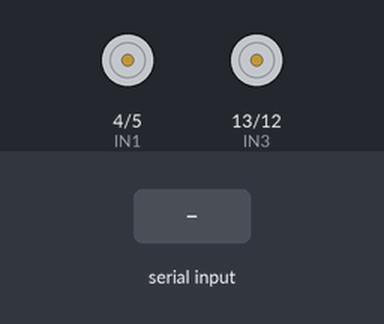
A sketch run on a simulated Arduino Uno, built with avr-gcc and run on an emulated ATmega328P. Shown: motor-driver pin pairs drawn as motors (green arrow = first pin HIGH = forward, orange = second pin HIGH = backward, longer = more drive, scaled by the enable pin). The test bench sets the inputs (shaded band).

Above: at 1.2 s.
1.3 s: "200\n" received over Serial
At 1.55 s:
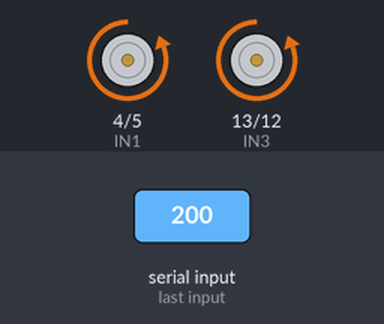
At 2.4 s:
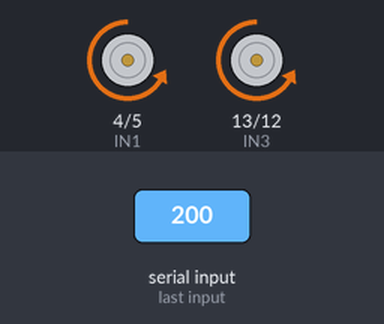
3.3 s: "STOP\n" received over Serial
At 5.5 s:
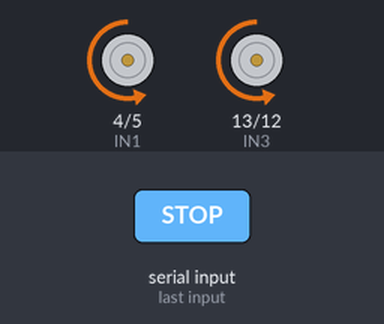
Timing chart, 0 to 7.7 s (numbered marks = the images above; inputs shaded):
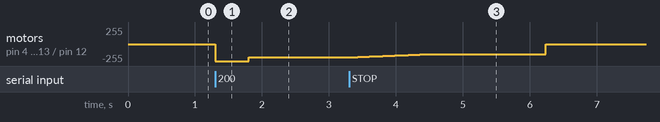

Measured:
- after the input at 1.3 s, motor on pin 4 (IN1) / pin 5 (IN2), motor on pin 13 (IN3) / pin 12 (IN4): stopped → backward 255/255 at once, → backward 200/255 0.50 s later
- after the input at 3.3 s, motor on pin 4 (IN1) / pin 5 (IN2), motor on pin 13 (IN3) / pin 12 (IN4): moves from backward 200/255 to stopped over 2.9 s, starting at once

The sketch:

02_arduino_vehicle_final.ino
```cpp
const int ENA = 3;
const int IN1 = 4;
const int IN2 = 5;
const int IN3 = 13;
const int IN4 = 12;
const int ENB = 11;

String rxBuffer = "";

int targetSpeed = 0;     // Python sends target PWM: 100~255, or STOP
float currentSpeed = 0;  // Actual applied speed

unsigned long lastUpdateMs = 0;
unsigned long boostStartMs = 0;

const float DECEL_RATE = 40.0;   // PWM per second
const int MIN_DRIVE_PWM = 150;
const int START_BOOST_PWM = 255;
const unsigned long START_BOOST_MS = 500;

bool startBoostActive = false;

void setup() {
  pinMode(ENA, OUTPUT);
  pinMode(IN1, OUTPUT);
  pinMode(IN2, OUTPUT);
  pinMode(IN3, OUTPUT);
  pinMode(IN4, OUTPUT);
  pinMode(ENB, OUTPUT);

  Serial.begin(9600);
  stopCar();
  lastUpdateMs = millis();
}

void loop() {
  readSerialInput();
  updateSpeed();
  applyMotor();
}

void readSerialInput() {
  while (Serial.available() > 0) {
    char c = Serial.read();

    if (c == '\n' || c == '\r') {
      if (rxBuffer.length() > 0) {
        rxBuffer.trim();

        if (rxBuffer.equalsIgnoreCase("STOP")) {
          setTargetSpeed(0);
        } else {
          int value = rxBuffer.toInt();

          if (value >= 100 && value <= 255) {
            setTargetSpeed(value);
          }
        }

        rxBuffer = "";
      }
    } else {
      rxBuffer += c;
    }
  }
}

void setTargetSpeed(int value) {
  bool startingFromStop = (targetSpeed == 0 && currentSpeed <= 0 && value > 0);

  targetSpeed = value;

  if (startingFromStop) {
    startBoostActive = true;
    boostStartMs = millis();
  }

  if (targetSpeed == 0) {
    startBoostActive = false;
  }
}

void updateSpeed() {
  unsigned long now = millis();
  float dt = (now - lastUpdateMs) / 1000.0;
  if (dt <= 0) return;
  lastUpdateMs = now;

  if (targetSpeed > currentSpeed) {
    currentSpeed = targetSpeed;
  } else if (targetSpeed < currentSpeed) {
    currentSpeed -= DECEL_RATE * dt;

    if (currentSpeed < targetSpeed) {
      currentSpeed = targetSpeed;
    }
  }

  if (currentSpeed < 100 && targetSpeed == 0) {
    currentSpeed = 0;
  }
}

void applyMotor() {
  int pwm = (int)currentSpeed;

  if (pwm <= 0) {
    stopCar();
    return;
  }

  int drivePwm = pwm;

  if (drivePwm > 0 && drivePwm < MIN_DRIVE_PWM) {
    drivePwm = MIN_DRIVE_PWM;
  }

  if (startBoostActive) {
    if (millis() - boostStartMs < START_BOOST_MS) {
      drivePwm = START_BOOST_PWM;
    } else {
      startBoostActive = false;
    }
  }

  setForwardDirection();

  analogWrite(ENA, drivePwm);
  analogWrite(ENB, drivePwm);
}

void setForwardDirection() {
  digitalWrite(IN1, LOW);
  digitalWrite(IN2, HIGH);
  digitalWrite(IN3, LOW);
  digitalWrite(IN4, HIGH);
}

void stopCar() {
  analogWrite(ENA, 0);
  analogWrite(ENB, 0);

  digitalWrite(IN1, LOW);
  digitalWrite(IN2, LOW);
  digitalWrite(IN3, LOW);
  digitalWrite(IN4, LOW);
}
```
